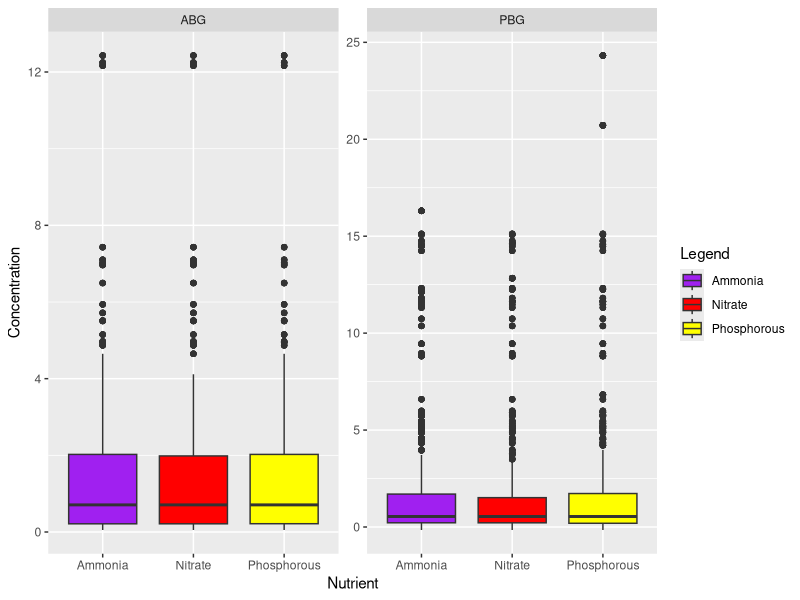
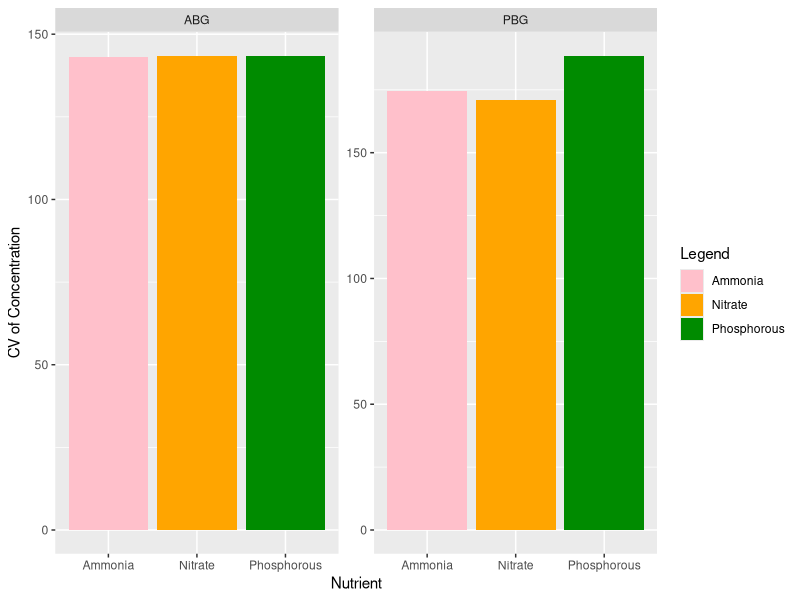

Write R code to recreate these figures, in order.
## ---- chunk 1
knitr::opts_chunk$set(echo = TRUE)
knitr::opts_knit$set("D:/School Stuff/Graduate Stuff/Graduate Classes/Spring 2023/UNCG_DataWrangling" = '/tmp')

setwd("D:/School Stuff/Graduate Stuff/Graduate Classes/Spring 2023/UNCG_DataWrangling")
library(tidyverse)
N21<-read.csv("PBG_N_compiled_raw_2021.csv")
P21<-read.csv("PBG_P_compiled_raw_2021.csv")
transect21<-read.csv("PBG_trts.csv") %>%
  select(-plot)
## ---- chunk 2
#Bind N and P together
Soil21<-rbind(N21, P21)
Samplesoil21<- Soil21 %>%
  filter(str_detect(sample, "^U")) %>%
  group_by(sample) %>%
  summarise(max = max(concentration, na.rm=TRUE)) %>%
  ungroup()
## ---- chunk 3
#Bind N+P to treatment
SSS<-Soil21 %>%
  select(concentration, units, test, Sample, sample) %>%
  filter(na.rm=TRUE)%>%
  filter(str_detect(sample, "^U"))

big21<-left_join(SSS,Samplesoil21)

big21[c('watershed','transect', 'plot', 'misc')]<-str_split_fixed(big21$Sample, '-', 4)
T21<-big21%>%
  select(max, concentration, sample, units, test, watershed)


STSoil21<-full_join(transect21, T21, by=c("watershed"), na.rm)
 
## ---- chunk 4
treat<-unique(STSoil21$test)


uniquename <- STSoil21 %>% mutate(test = ifelse(test %in% c("HCl PO4_1","KCl Ammonia 10","KCL NO3_NO2 2"), c("Phosphorous","Ammonia","Nitrate"), test))



#Boxplot of concentration by treatment, colored by treatment and data
ggplot(uniquename, aes(x = test, y= as.numeric(concentration), fill = as.factor(test))) +
  geom_boxplot() +
  facet_wrap(~treatment, scales = "free") +
  scale_fill_manual(values = c("purple","red", "yellow")) +
  xlab("Nutrient") + ylab("Concentration") +
  labs(fill = "Legend")

## ---- chunk 5
cv <- function(x) 100*( sd(x, na.rm = TRUE)/mean(x, na.rm = TRUE))

cvframe <- uniquename %>%
  group_by(treatment, test) %>%
  summarize(cv = cv(as.numeric(concentration))) %>%
  ungroup()

ggplot(cvframe, aes(x=test, y= as.numeric(cv), fill = as.factor(test))) +
  geom_bar(stat = "identity") +
  facet_wrap(~treatment, scales = "free") +
  scale_fill_manual(values = c("pink","orange", "green4")) +
  xlab("Nutrient") + ylab("CV of Concentration") +
  labs(fill = "Legend")

